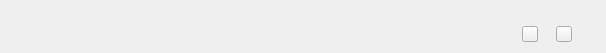
          <widget class="QWidget" name="widget_2" native="true">
           <property name="minimumSize">
            <size>
             <width>0</width>
             <height>53</height>
            </size>
           </property>
           <property name="maximumSize">
            <size>
             <width>16777215</width>
             <height>53</height>
            </size>
           </property>
           <layout class="QHBoxLayout" name="horizontalLayout_2">
            <property name="spacing">
             <number>0</number>
            </property>
            <property name="leftMargin">
             <number>24</number>
            </property>
            <property name="topMargin">
             <number>20</number>
            </property>
            <property name="rightMargin">
             <number>34</number>
            </property>
            <property name="bottomMargin">
             <number>5</number>
            </property>
            <item>
             <layout class="QVBoxLayout" name="verticalLayout">
              <property name="spacing">
               <number>0</number>
              </property>
              <property name="leftMargin">
               <number>0</number>
              </property>
              <property name="rightMargin">
               <number>0</number>
              </property>
              <property name="bottomMargin">
               <number>0</number>
              </property>
              <item>
               <widget class="QLabel" name="logoWid">
                <property name="minimumSize">
                 <size>
                  <width>99</width>
                  <height>32</height>
                 </size>
                </property>
                <property name="maximumSize">
                 <size>
                  <width>99</width>
                  <height>32</height>
                 </size>
                </property>
                <property name="text">
                 <string/>
                </property>
                <property name="alignment">
                 <set>Qt::AlignLeading|Qt::AlignLeft|Qt::AlignTop</set>
                </property>
               </widget>
              </item>
              <item>
               <spacer name="verticalSpacer">
                <property name="orientation">
                 <enum>Qt::Vertical</enum>
                </property>
                <property name="sizeType">
                 <enum>QSizePolicy::Fixed</enum>
                </property>
                <property name="sizeHint" stdset="0">
                 <size>
                  <width>0</width>
                  <height>4</height>
                 </size>
                </property>
               </spacer>
              </item>
             </layout>
            </item>
            <item>
             <spacer name="horizontalSpacer_3">
              <property name="orientation">
               <enum>Qt::Horizontal</enum>
              </property>
              <property name="sizeHint" stdset="0">
               <size>
                <width>399</width>
                <height>20</height>
               </size>
              </property>
             </spacer>
            </item>
            <item>
             <widget class="QPushButton" name="minBtn">
              <property name="minimumSize">
               <size>
                <width>16</width>
                <height>16</height>
               </size>
              </property>
              <property name="maximumSize">
               <size>
                <width>16</width>
                <height>16</height>
               </size>
              </property>
              <property name="cursor">
               <cursorShape>PointingHandCursor</cursorShape>
              </property>
              <property name="styleSheet">
               <string notr="true"/>
              </property>
              <property name="text">
               <string/>
              </property>
             </widget>
            </item>
            <item>
             <spacer name="horizontalSpacer_6">
              <property name="orientation">
               <enum>Qt::Horizontal</enum>
              </property>
              <property name="sizeType">
               <enum>QSizePolicy::Fixed</enum>
              </property>
              <property name="sizeHint" stdset="0">
               <size>
                <width>18</width>
                <height>0</height>
               </size>
              </property>
             </spacer>
            </item>
            <item>
             <widget class="QPushButton" name="closeBtn">
              <property name="minimumSize">
               <size>
                <width>16</width>
                <height>16</height>
               </size>
              </property>
              <property name="maximumSize">
               <size>
                <width>16</width>
                <height>16</height>
               </size>
              </property>
              <property name="cursor">
               <cursorShape>PointingHandCursor</cursorShape>
              </property>
              <property name="styleSheet">
               <string notr="true"/>
              </property>
              <property name="text">
               <string/>
              </property>
             </widget>
            </item>
           </layout>
          </widget>
